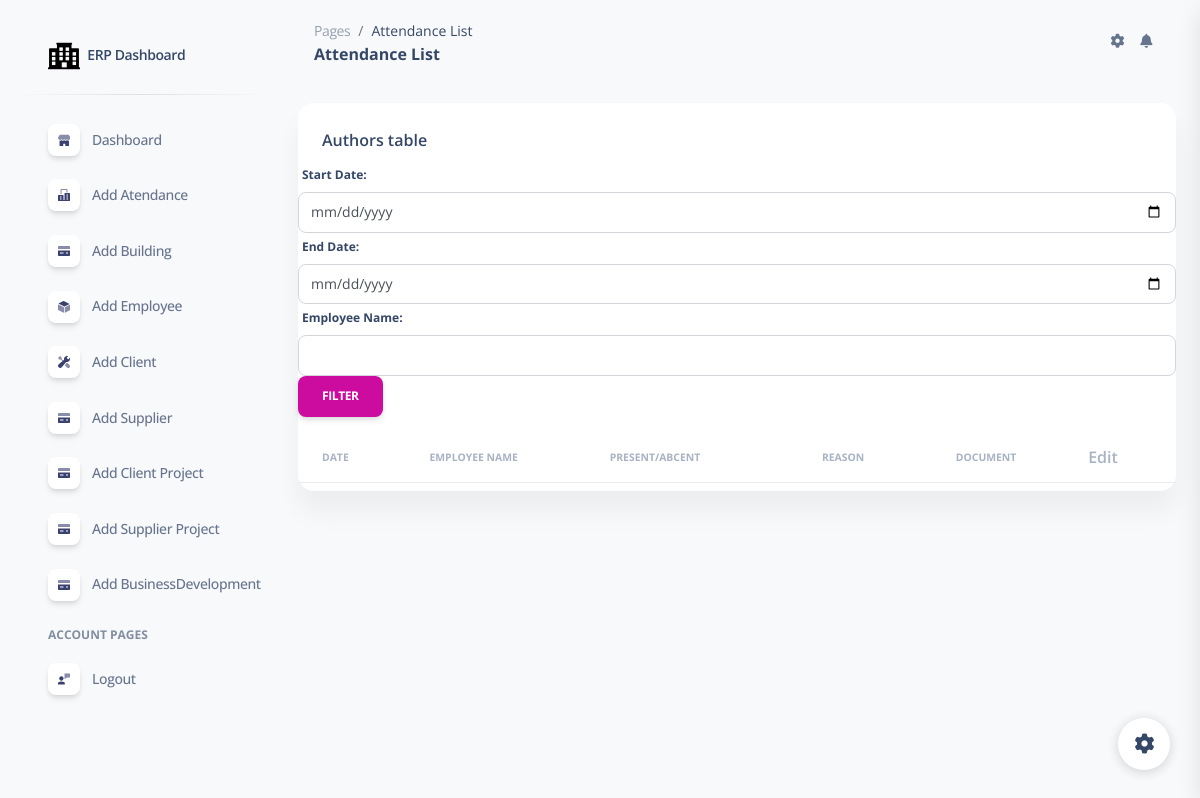
Page /attendance_list/ (signed in) on the earlier database version.
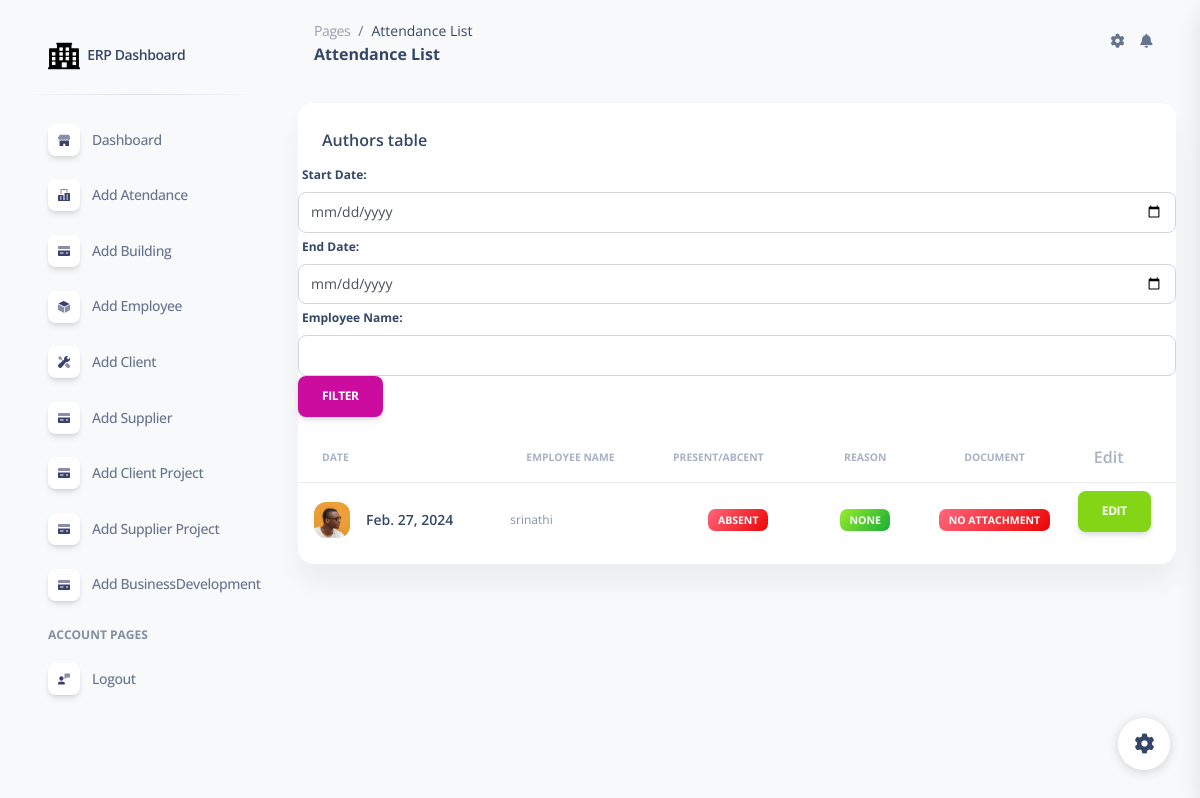
Same page on the later database version.
### erpapp/models.py (models this page shows, shortened)
class Attendance(models.Model):
    employee = models.ForeignKey(Employee, on_delete=models.CASCADE)
    date = models.DateField()
    present = models.BooleanField(default=False)
    absent = models.BooleanField(default=False)  # Add this line
    reason = models.CharField(max_length=50)
    attachment = models.FileField(upload_to='attendance_attachments/', null=True, blank=True)

class Employee(models.Model):
    employeename = models.CharField(max_length=255)
    date_of_joining = models.CharField(max_length=225)
    passport_number = models.CharField(max_length=255)
    passport_expirydate =  models.CharField(max_length=255)
    emirate_expirydate =  models.CharField(max_length=255)
    operatorcard_expirydate = models.CharField(max_length=255)
    date_of_releiving = models.CharField(max_length=255)
    def __str__(self):
        return self.employeename

### erpapp/views.py (the view)
# urls.py: path('attendance_list/',attendance_list,name='attendance_list'),
@login_required
def attendance_list(request):
    if request.method == 'GET':
        start_date_str = request.GET.get('start_date')
        end_date_str = request.GET.get('end_date')
        employee = request.GET.get('employee')
        date_format = '%Y-%m-%d'
        attendancelist = Attendance.objects.all()
        if start_date_str and end_date_str:
            start_date = datetime.strptime(start_date_str, date_format)
            end_date = datetime.strptime(end_date_str, date_format)
            attendancelist = Attendance.objects.filter(date__range=(start_date, end_date))
        if employee:
            attendancelist = attendancelist.filter(employee__employeename=employee)
    return render(request,'attendance_list.html',{'attendancelist':attendancelist})

### erpapp/templates/attendance_list.html (shortened to what the changed rows need)
{% extends 'base.html' %}
{% load static %}
{% block content %}
<!DOCTYPE html>
<html lang="en">
<head>
  <link href="{% static  'css/nucleo-icons.css' %}" rel="stylesheet" />
  <link href="{% static  'css/nucleo-svg.css' %}" rel="stylesheet" />
  <link href="{% static '/css/nucleo-svg.css' %}" rel="stylesheet" />
  <link id="pagestyle" href="{% static 'css/soft-ui-dashboard.css' %}" rel="stylesheet" />
</head>
<body class="g-sidenav-show  bg-gray-100">
<main class="main-content position-relative max-height-vh-100 h-100 mt-1 border-radius-lg ">
    <div class="container-fluid py-4">
      <div class="row">
        <div class="col-12">
          <div class="card mb-4">
            <div class="card-body px-0 pt-0 pb-2">
              <div class="table-responsive p-0">
                <table class="table align-items-center mb-0">
                  <thead>
                    <tr>
                      <th class="text-uppercase text-secondary text-xxs font-weight-bolder opacity-7">Date</th>
                      <th class="text-uppercase text-secondary text-xxs font-weight-bolder opacity-7">Employee Name</th>
                      <th class="text-uppercase text-secondary text-xxs font-weight-bolder opacity-7 ps-2">Present/Abcent</th>
                      <th class="text-center text-uppercase text-secondary text-xxs font-weight-bolder opacity-7">reason</th>
                      <th class="text-center text-uppercase text-secondary text-xxs font-weight-bolder opacity-7">Document</th>
                      <th class="text-secondary opacity-7">Edit</th>
                    </tr>
                  </thead>
                  <tbody>
                    {% for attendancelist in attendancelist %}
                    <tr>
                      <td>
                        <div class="d-flex px-2 py-1">
                          <div>
                            <img src="{% static '/img/team-2.jpg' %}" class="avatar avatar-sm me-3" alt="user1">
                          </div>
                          <div class="d-flex flex-column justify-content-center">
                            <h6 class="mb-0 text-sm">{{ attendancelist.date }}</h6>
                          </div>
                        </div>
                      </td>
                      <td>
                        <p class="text-xs text-secondary mb-0">{{ attendancelist.employee }}</p>
                      </td>
                      <td class="align-middle text-center text-sm">
                        {% if attendancelist.absent %}
                            <span class="badge badge-sm bg-gradient-danger">Absent</span>
                        {% else %}
                            <span class="badge badge-sm bg-gradient-success">Present</span>
                        {% endif %}
                    </td>
                      <td class="align-middle text-center text-sm">
                        <span class="badge badge-sm bg-gradient-success">{{ attendancelist.reason }}</span>
                      </td>
                      <td class="align-middle text-center text-sm">
                        {% if attendancelist.attachment %}
                            <a href="{{ attendancelist.attachment.url }}" download>
                                <span class="badge badge-sm bg-gradient-success">Download Attachment</span>
                            </a>
                        {% else %}
                            <span class="badge badge-sm bg-gradient-danger">No Attachment</span>
                        {% endif %}
                    </td>
                      <td>
                      <a href="{% url 'edit_attendance' attendancelist.id %}" class="btn btn-success">Edit</a>
                      </td>
                    </tr>
                    {% endfor %}
                  </tbody>
                </table>
              </div>
            </div>
          </div>
        </div>
      </div>
{% endblock %}

Differences in the rows shown:
added Attendance: date "Feb. 27, 2024", employee "srinathi", absent "ABSENT", reason "NONE", shows "NO ATTACHMENT"
